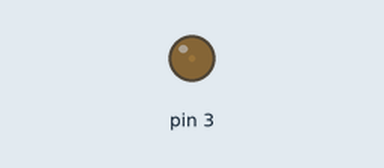
The sketch below on a simulated Arduino Uno, built with avr-gcc and run on an emulated ATmega328P. Shown: output pins drawn as LEDs (lit = HIGH).

Above: at 0.05 s.
At 0.6 s:
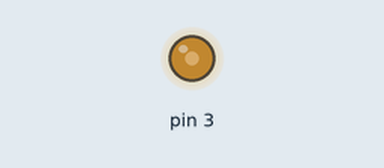
At 1.15 s:
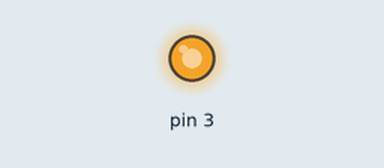
At 2.25 s:
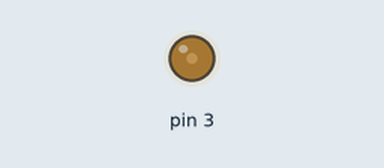
Timing chart, 0 to 5.9 s (numbered marks = the images above):
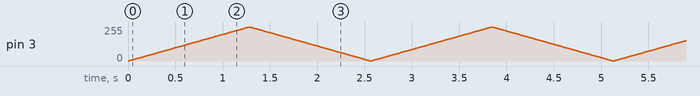

The sketch:

fading.ino
```cpp
void setup() {
  pinMode(3,OUTPUT);
}

static int volt = 0,sign =1;

void loop() {
  analogWrite(3,volt);
  delay(10);
  volt += sign * 2;
  if(volt>=255) { sign = -1; volt = 255;}
  if(volt <=0 ) { sign = 1;  volt = 0; }
}
```
